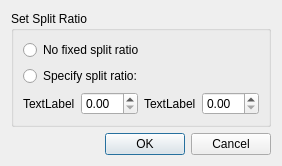
<?xml version="1.0" encoding="UTF-8"?>
<ui version="4.0">
 <class>splitterDialog</class>
 <widget class="QDialog" name="splitterDialog">
  <property name="geometry">
   <rect>
    <x>0</x>
    <y>0</y>
    <width>234</width>
    <height>152</height>
   </rect>
  </property>
  <property name="windowTitle">
   <string>Dialog</string>
  </property>
  <layout class="QVBoxLayout" name="verticalLayout">
   <item>
    <widget class="QGroupBox" name="groupBox">
     <property name="title">
      <string>Set Split Ratio</string>
     </property>
     <layout class="QVBoxLayout" name="verticalLayout_2">
      <item>
       <widget class="QRadioButton" name="noRatioButton">
        <property name="text">
         <string>No fixed split ratio</string>
        </property>
       </widget>
      </item>
      <item>
       <widget class="QRadioButton" name="specifyRatioButton">
        <property name="text">
         <string>Specify split ratio:</string>
        </property>
       </widget>
      </item>
      <item>
       <layout class="QHBoxLayout" name="horizontalLayout_2">
        <item>
         <widget class="QLabel" name="sp1Label">
          <property name="text">
           <string>TextLabel</string>
          </property>
         </widget>
        </item>
        <item>
         <widget class="QDoubleSpinBox" name="sp1SpinBox"/>
        </item>
        <item>
         <widget class="QLabel" name="sp2Label">
          <property name="text">
           <string>TextLabel</string>
          </property>
         </widget>
        </item>
        <item>
         <widget class="QDoubleSpinBox" name="sp2SpinBox"/>
        </item>
       </layout>
      </item>
     </layout>
    </widget>
   </item>
   <item>
    <layout class="QHBoxLayout" name="horizontalLayout">
     <item>
      <spacer name="horizontalSpacer">
       <property name="orientation">
        <enum>Qt::Horizontal</enum>
       </property>
       <property name="sizeHint" stdset="0">
        <size>
         <width>40</width>
         <height>20</height>
        </size>
       </property>
      </spacer>
     </item>
     <item>
      <widget class="QPushButton" name="OKButton">
       <property name="text">
        <string>OK</string>
       </property>
      </widget>
     </item>
     <item>
      <widget class="QPushButton" name="CancelButton">
       <property name="text">
        <string>Cancel</string>
       </property>
      </widget>
     </item>
    </layout>
   </item>
  </layout>
 </widget>
 <tabstops>
  <tabstop>OKButton</tabstop>
  <tabstop>CancelButton</tabstop>
  <tabstop>noRatioButton</tabstop>
  <tabstop>specifyRatioButton</tabstop>
  <tabstop>sp1SpinBox</tabstop>
  <tabstop>sp2SpinBox</tabstop>
 </tabstops>
 <resources/>
 <connections/>
</ui>
